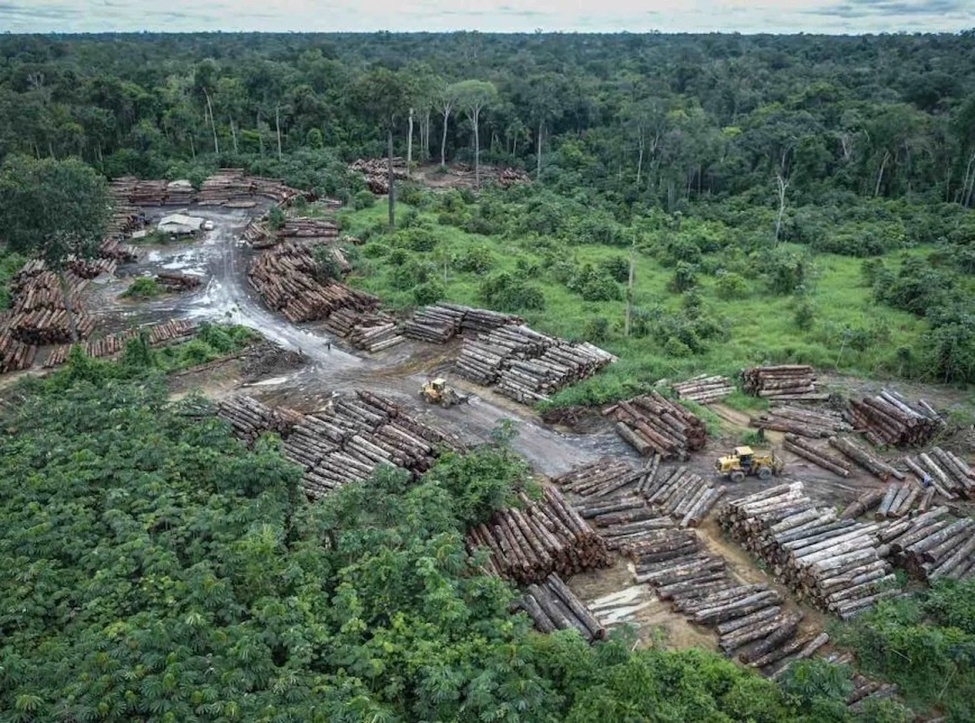
#> input picture Prova/Pratica 3 - Limiarizacao/amazonia1.jpg, 975 x 723 px, shrunk from 1165 x 864 before the run
$ python 'AULA 4 - 3 - kmeans - k variável.py'
#> lines starting #> are read from the running program, lines starting #| are printed output that depends on the picture
import numpy as np
import cv2

"""
Este código implementa o algoritmo de agrupamento K-Means para segmentar uma imagem em regiões de cores
semelhantes. Primeiro, a imagem é carregada e os pixels são reformatados em um array bidimensional. Em seguida,
o algoritmo K-Means é aplicado para agrupar os pixels em um número especificado de clusters. Os centros dos clusters
são calculados e a imagem original é reconstruída com base nos rótulos dos clusters atribuídos a cada pixel. A imagem
resultante é exibida, mostrando a imagem original e a versão segmentada. Além disso, os centros dos clusters e as
cores predominantes de cada cluster são impressos. Cada cor predominante é exibida em uma imagem separada,
permitindo visualizar a aparência dos clusters individuais.
"""

# Carrega a imagem
img = cv2.imread('amazonia1.jpg')
#> img is the input picture: shape (723, 975, 3); mean B, G, R 90.6, 104.7, 87.5

# Reshape para um array 2D
Z = img.reshape((-1, 3))
Z = np.float32(Z)

# Define os critérios, número de clusters (K) e aplica o kmeans()
criteria = (cv2.TERM_CRITERIA_EPS + cv2.TERM_CRITERIA_MAX_ITER, 10, 1.0)
K = int(input("Entre com o número de clusters (2 a 10): "))
#> the answer given: 3
ret, label, center = cv2.kmeans(Z, K, None, criteria, 10, cv2.KMEANS_RANDOM_CENTERS)
#> ret = 853540246; center = [[193.5, 192.7, 184.5], [101.8, 119.2, 102], [56.05, 70.73, 51.33]]

# Converte de volta para uint8 e recria a imagem original
center = np.uint8(center)
#> center = [[193, 192, 184], [101, 119, 102], [56, 70, 51]]
res = center[label.flatten()]
res2 = res.reshape(img.shape)
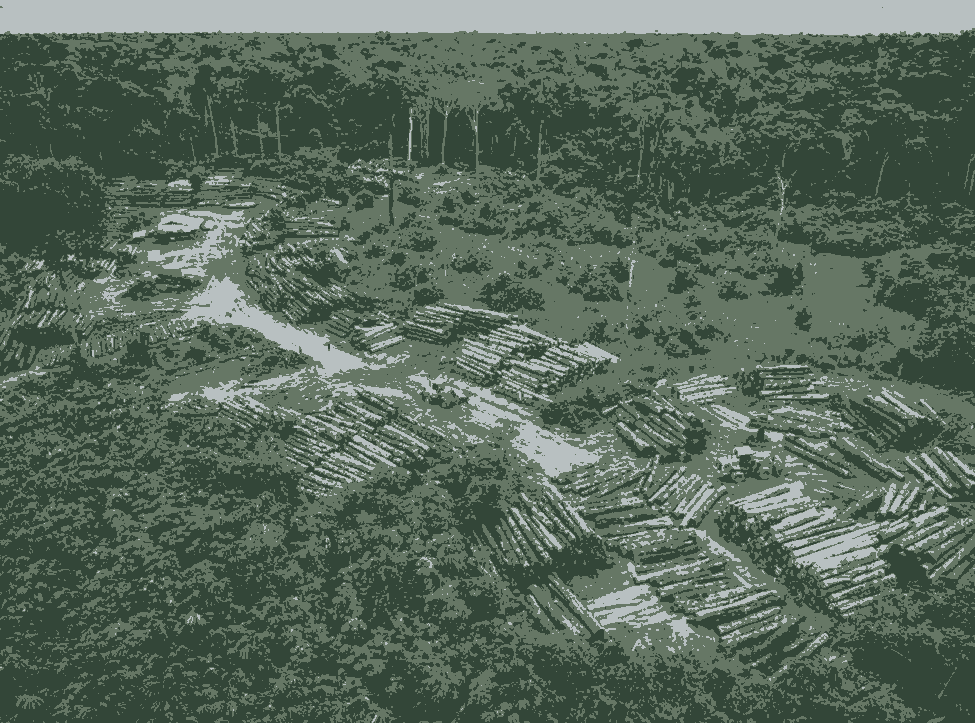
#> res2: shape (723, 975, 3); mean B, G, R 90.1, 104.2, 87.3
final = np.concatenate((img, res2), axis=1)
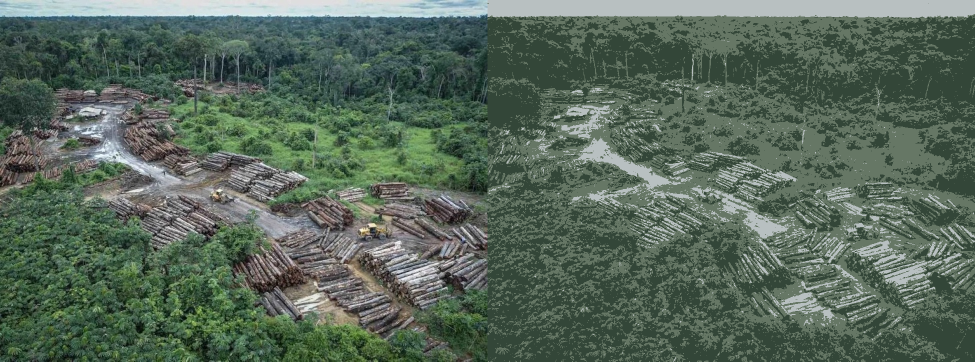
#> final: shape (723, 1950, 3) (shown at 1/2 size); mean B, G, R 90.4, 104.5, 87.4
cv2.imshow('res2', final)

# Exibe os centros dos clusters
num = center.shape[0]
#> num = 3
for j in range(num):
    print("Centro do cluster %d:" % j)
    print(center[j])
#> this loop made 3 passes
#| [193 192 184]
#| [101 119 102]
#| [56 70 51]

# Cria imagens com a cor de cada cluster
k = np.ones((10, 100, 100, 3), np.uint8)
for j in range(num):
    k[j, :, :, 0] = [center[j][0]]
    k[j, :, :, 1] = [center[j][1]]
    k[j, :, :, 2] = [center[j][2]]

# Exibe a cor de cada cluster em uma imagem separada
final = np.concatenate((k[0], k[1], k[2], k[3], k[4], k[5], k[6], k[7]), axis=1)
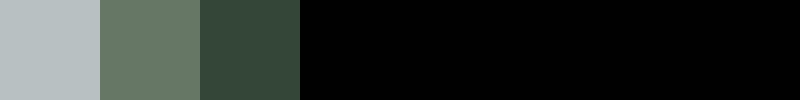
#> final: shape (100, 800, 3); mean of channels 0, 1, 2 44.4, 48.2, 42.8; drawn as B, G, R
cv2.imshow("Cores dos Clusters", final)

cv2.waitKey(0)
cv2.destroyAllWindows()

$ run again, with Prova/Pratica 3 - Limiarizacao/amazonia2.jpg copied over Prova/Pratica 3 - Limiarizacao/amazonia1.jpg
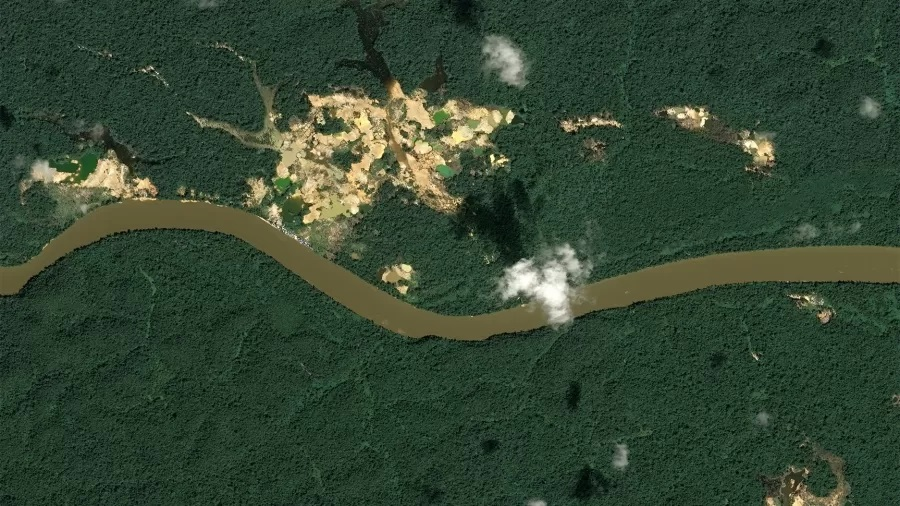
#> input picture Prova/Pratica 3 - Limiarizacao/amazonia2.jpg, 900 x 506 px
#> img is the input picture: shape (506, 900, 3); mean B, G, R 50.8, 70.7, 51.9
#> `ret, label, center = cv2.kmeans(Z, K, None, criteria, 10, cv2.KMEANS_R..`: ret = 295239486; center = [[67.84, 96.24, 89.41], [41.87, 58.87, 35.77], [143.7, 184.4, 195.9]]
#> `center = np.uint8(center)`: center = [[67, 96, 89], [41, 58, 35], [143, 184, 195]]
#> `final = np.concatenate((img, res2), axis=1)`:
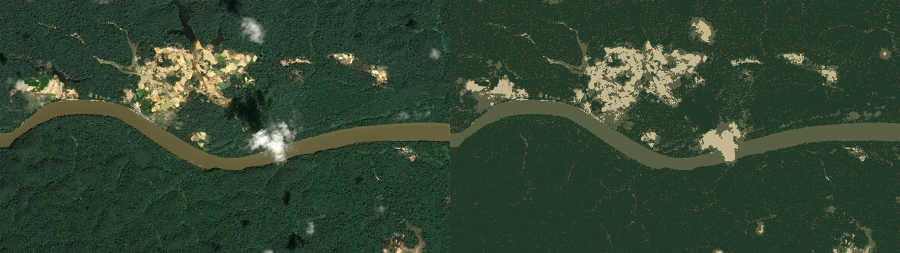
#> final: shape (506, 1800, 3) (shown at 1/2 size); mean B, G, R 50.3, 70.4, 51.5
#> the loop `for j in range(num):` made 3 passes
#| [67 96 89]
#| [41 58 35]
#| [143 184 195]
#> `final = np.concatenate((k[0], k[1], k[2], k[3], k[4], k[5], k[6], k[7]..`:
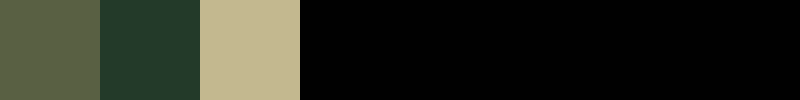
#> final: shape (100, 800, 3); mean of channels 0, 1, 2 32, 42.9, 40.5; drawn as B, G, R
